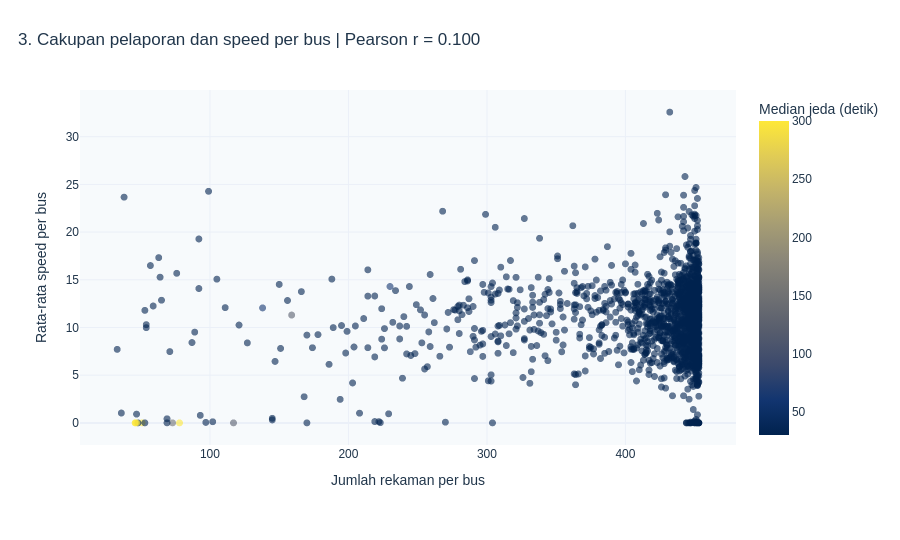

The notebook cell saved with this chart:
### Markdown cell above
### 3. Hubungan jumlah rekaman dan speed per bus
Setiap titik adalah satu bus dengan minimal 30 rekaman. Warna menunjukkan median
jeda pelaporan. Korelasi bersifat deskriptif; durasi tercatat, koridor, serta
frekuensi GPS dapat memengaruhi hubungan. Tidak dilakukan inferensi kausal atau
uji signifikansi statistik terhadap pengamatan berulang ini.

### Code cell
fig3=px.scatter(scatter_bus,x='jumlah_rekaman',y='speed_mean',color='median_gap_detik',color_continuous_scale='Cividis',
    hover_name='bus_code',hover_data={'jumlah_rekaman':':,','speed_mean':':.2f','median_gap_detik':':.1f','persen_speed_nol':':.2f'},
    labels={'jumlah_rekaman':'Jumlah rekaman per bus','speed_mean':'Rata-rata speed per bus','median_gap_detik':'Median jeda (detik)','persen_speed_nol':'Speed nol (%)'},
    title=f'3. Cakupan pelaporan dan speed per bus | Pearson r = {pearson_r:.3f}')
fig3.update_traces(marker={'size':7,'opacity':0.6})
publish(fig3,'03_hubungan_pelaporan_speed.html')

### Figure 1 — Plotly figure (JSON) as saved in the notebook; plotly's stock layout.template omitted (floating-point values rounded to 4 significant figures; data arrays with more than 128 entries replaced by an {"elided": "..."} marker saying what was removed)
{"data": [{"customdata": {"elided": "1759x2 float values"}, "hovertemplate": "<b>%{hovertext}</b><br><br>Jumlah rekaman per bus=%{x:,}<br>Rata-rata speed per bus=%{y:.2f}<br>Median jeda (detik)=%{marker.color:.1f}<br>Speed nol (%)=%{customdata[1]:.2f}<extra></extra>", "hovertext": {"elided": "1759 str values"}, "legendgroup": "", "marker": {"color": {"elided": "1759 float values"}, "coloraxis": "coloraxis", "opacity": 0.6, "size": 7, "symbol": "circle"}, "mode": "markers", "name": "", "showlegend": false, "type": "scattergl", "x": {"elided": "1759 int values"}, "xaxis": "x", "y": {"elided": "1759 float values"}, "yaxis": "y"}], "layout": {"coloraxis": {"autocolorscale": false, "colorbar": {"title": {"text": "Median jeda (detik)"}}, "colorscale": [[0, "#00224e"], [0.1111, "#123570"], [0.2222, "#3b496c"], [0.3333, "#575d6d"], [0.4444, "#707173"], [0.5556, "#8a8678"], [0.6667, "#a59c74"], [0.7778, "#c3b369"], [0.8889, "#e1cc55"], [1, "#fee838"]]}, "font": {"color": "#21364B", "family": "Arial, sans-serif", "size": 12}, "height": 540, "legend": {"tracegroupgap": 0}, "margin": {"b": 95, "l": 80, "r": 70, "t": 90}, "paper_bgcolor": "white", "plot_bgcolor": "#F7FAFC", "title": {"text": "3. Cakupan pelaporan dan speed per bus | Pearson r = 0.100", "x": 0.02}, "xaxis": {"anchor": "y", "domain": [0, 1], "title": {"text": "Jumlah rekaman per bus"}}, "yaxis": {"anchor": "x", "domain": [0, 1], "title": {"text": "Rata-rata speed per bus"}}}}
